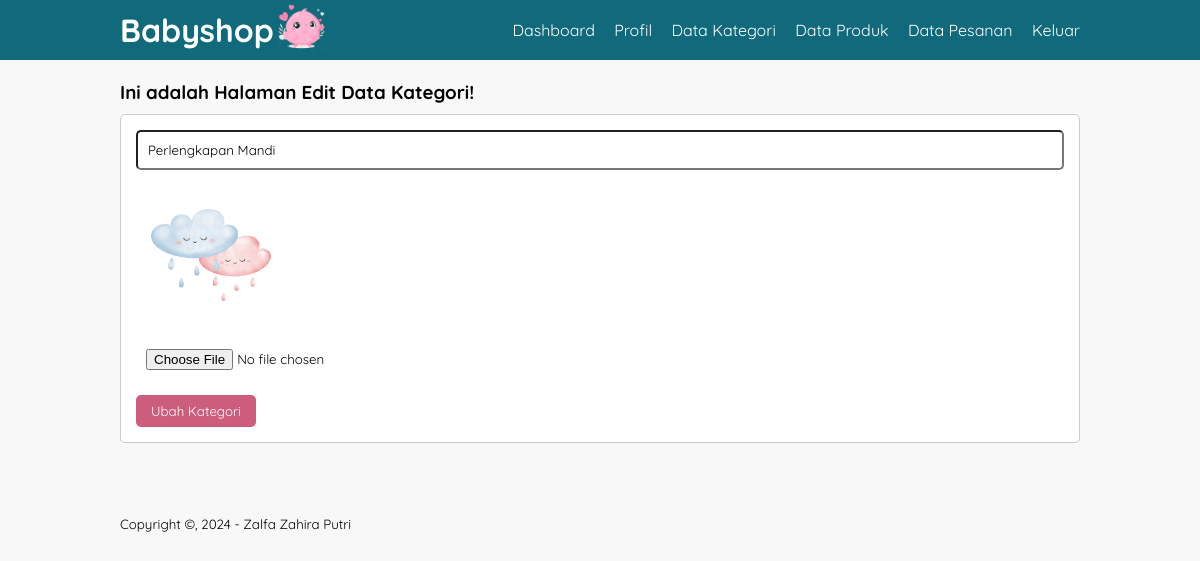
Page /edit-data-kategori.php?id=6 (signed in) on the committed database.
### tables this page shows
CREATE TABLE `kategori` (
  `id_kategori` int(11) NOT NULL,
  `nama_kategori` varchar(25) NOT NULL,
  `gambar_kategori` varchar(100) NOT NULL
);

### edit-data-kategori.php (the view, shortened to what this page needs)
<?php
    include 'db.php';
    $kategori = mysqli_query($conn, "SELECT * FROM kategori WHERE id_kategori = '".$_GET['id']."' ");
    $k = mysqli_fetch_object($kategori);
?>
<!DOCTYPE html>
<html lang="en">
<head>
    <link rel="stylesheet" href="css/style.css">
</head>
<body>
    <header>
        <div class="container">
        <img class="logo" src="img/bg-login.png" width="55px">
            <h1><a href="profil.php">Babyshop</a></h1>
            <ul>
                <li><a href="dashboard.php">Dashboard</a></li>
                <li><a href="profil.php">Profil</a></li>
                <li><a href="data-kategori.php">Data Kategori</a></li>
                <li><a href="data-produk.php">Data Produk</a></li>
                <li><a href="data-pesanan.php">Data Pesanan</a></li>
                <li><a href="keluar.php">Keluar</a></li>
            </ul>
        </div>
    </header>
    <div class="section">
        <div class="container">
            <h3>Ini adalah Halaman Edit Data Kategori!</h3>
            <div class="box">
                <form action="" method="POST" enctype="multipart/form-data">
                    <input type="text" name="nama" placeholder="Nama Kategori" class="input-control" value="<?php echo $k->nama_kategori ?>" required>
                    <img src="produk/<?php echo $k->gambar_kategori ?>" width="150px">
                    <input type="file" name="gambar" class="input-control">
                    <input type="submit" name="submit" value="Ubah Kategori" class="btn">
                </form>
            </div>
        </div>
    </div>
    <footer>
        <div class="container">
            <small>Copyright &copy, 2024 - Zalfa Zahira Putri</small>
        </div>
    </footer>
</body>
</html>

### css/style.css (style rules this page uses)
* { padding: 0; margin: 0; font-family: 'Quicksand', sans-serif; box-sizing: border-box; }
body { background-color: #f8f8f8; }
a { color: inherit; text-decoration: none; }
.input-control { width: 100%; padding: 10px; margin-bottom: 15px; box-sizing: border-box; border-radius: 5px; }
.btn { padding: 8px 15px; background-color: #CD5D7D; color: white; border: none; border-radius: 5px; cursor: pointer; }
header { background-color: #116A7B; color: white; }
header h1 { float: left; padding: 10px 0; }
header ul { float: right; }
header ul li { display: inline-block; }
header ul li a { padding: 20px 0 20px 15px; display: inline-block; color: white; }
footer { padding: 25px 0; }
.container { width: 80%; margin: 0 auto; }
.container::after { content: ''; display: block; clear: both; }
.section { padding: 20px 0; }
.box { background-color: white; border: 1px solid #ccc; padding: 15px; margin: 10px 0 25px 0; box-sizing: border-box; border-radius: 5px; }
.box::after { content: ''; display: block; clear: both; }

### rows in the picture
kategori: nama "Perlengkapan Mandi", gambar_kategori (picture)
